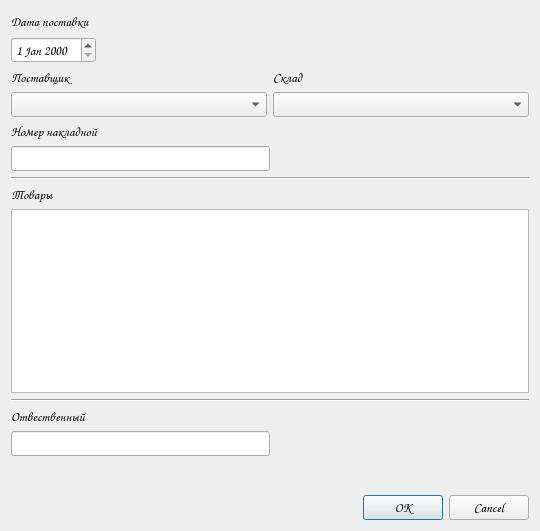
<?xml version="1.0" encoding="UTF-8"?>
<ui version="4.0">
 <class>Dialog</class>
 <widget class="QDialog" name="Dialog">
  <property name="geometry">
   <rect>
    <x>0</x>
    <y>0</y>
    <width>540</width>
    <height>531</height>
   </rect>
  </property>
  <property name="font">
   <font>
    <family>Comic Sans MS</family>
    <pointsize>10</pointsize>
   </font>
  </property>
  <property name="windowTitle">
   <string>Dialog</string>
  </property>
  <layout class="QVBoxLayout" name="verticalLayout">
   <item>
    <layout class="QGridLayout" name="gridLayout_5">
     <item row="0" column="0">
      <widget class="QLabel" name="dateLabel">
       <property name="text">
        <string>Дата поставки </string>
       </property>
      </widget>
     </item>
     <item row="1" column="0">
      <widget class="QDateEdit" name="dateEdit"/>
     </item>
     <item row="0" column="1">
      <spacer name="horizontalSpacer_2">
       <property name="orientation">
        <enum>Qt::Horizontal</enum>
       </property>
       <property name="sizeHint" stdset="0">
        <size>
         <width>40</width>
         <height>20</height>
        </size>
       </property>
      </spacer>
     </item>
    </layout>
   </item>
   <item>
    <layout class="QGridLayout" name="gridLayout_7">
     <item row="0" column="0">
      <layout class="QGridLayout" name="gridLayout">
       <item row="1" column="0">
        <widget class="QComboBox" name="supplierBox">
         <property name="font">
          <font>
           <family>Comic Sans MS</family>
           <pointsize>10</pointsize>
          </font>
         </property>
         <property name="editable">
          <bool>false</bool>
         </property>
        </widget>
       </item>
       <item row="0" column="0">
        <widget class="QLabel" name="supplierLabel">
         <property name="text">
          <string>Поставщик</string>
         </property>
        </widget>
       </item>
      </layout>
     </item>
     <item row="0" column="1">
      <layout class="QGridLayout" name="gridLayout_3">
       <item row="0" column="0">
        <widget class="QLabel" name="storageLabel">
         <property name="text">
          <string>Склад</string>
         </property>
        </widget>
       </item>
       <item row="1" column="0">
        <widget class="QComboBox" name="storageBox">
         <property name="editable">
          <bool>false</bool>
         </property>
        </widget>
       </item>
      </layout>
     </item>
    </layout>
   </item>
   <item>
    <layout class="QGridLayout" name="gridLayout_9">
     <item row="0" column="0">
      <layout class="QGridLayout" name="gridLayout_4">
       <item row="0" column="0">
        <widget class="QLabel" name="nuberLabel">
         <property name="text">
          <string>Номер накладной</string>
         </property>
        </widget>
       </item>
       <item row="1" column="0">
        <widget class="QLineEdit" name="numberEdit"/>
       </item>
       <item row="1" column="1">
        <spacer name="horizontalSpacer">
         <property name="orientation">
          <enum>Qt::Horizontal</enum>
         </property>
         <property name="sizeHint" stdset="0">
          <size>
           <width>40</width>
           <height>20</height>
          </size>
         </property>
        </spacer>
       </item>
      </layout>
     </item>
     <item row="1" column="0">
      <layout class="QGridLayout" name="gridLayout_8">
       <item row="0" column="0">
        <widget class="Line" name="line">
         <property name="orientation">
          <enum>Qt::Horizontal</enum>
         </property>
        </widget>
       </item>
       <item row="1" column="0">
        <layout class="QGridLayout" name="gridLayout_2">
         <item row="0" column="0">
          <widget class="QLabel" name="productLabel">
           <property name="text">
            <string>Товары</string>
           </property>
          </widget>
         </item>
         <item row="1" column="0">
          <widget class="QTableView" name="productTable">
           <property name="font">
            <font>
             <family>Comic Sans MS</family>
             <pointsize>10</pointsize>
            </font>
           </property>
          </widget>
         </item>
        </layout>
       </item>
      </layout>
     </item>
    </layout>
   </item>
   <item>
    <widget class="Line" name="line_2">
     <property name="orientation">
      <enum>Qt::Horizontal</enum>
     </property>
    </widget>
   </item>
   <item>
    <layout class="QGridLayout" name="gridLayout_6">
     <item row="0" column="0">
      <widget class="QLabel" name="responsibleLabel">
       <property name="text">
        <string>Отвественный</string>
       </property>
      </widget>
     </item>
     <item row="1" column="0">
      <widget class="QLineEdit" name="responsibleEdit">
       <property name="font">
        <font>
         <family>Comic Sans MS</family>
         <pointsize>10</pointsize>
        </font>
       </property>
      </widget>
     </item>
     <item row="1" column="1">
      <spacer name="horizontalSpacer_3">
       <property name="orientation">
        <enum>Qt::Horizontal</enum>
       </property>
       <property name="sizeHint" stdset="0">
        <size>
         <width>40</width>
         <height>20</height>
        </size>
       </property>
      </spacer>
     </item>
    </layout>
   </item>
   <item>
    <spacer name="verticalSpacer">
     <property name="orientation">
      <enum>Qt::Vertical</enum>
     </property>
     <property name="sizeHint" stdset="0">
      <size>
       <width>20</width>
       <height>40</height>
      </size>
     </property>
    </spacer>
   </item>
   <item>
    <widget class="QDialogButtonBox" name="dialogBox">
     <property name="orientation">
      <enum>Qt::Horizontal</enum>
     </property>
     <property name="standardButtons">
      <set>QDialogButtonBox::Cancel|QDialogButtonBox::Ok</set>
     </property>
    </widget>
   </item>
  </layout>
 </widget>
 <resources/>
 <connections/>
</ui>
